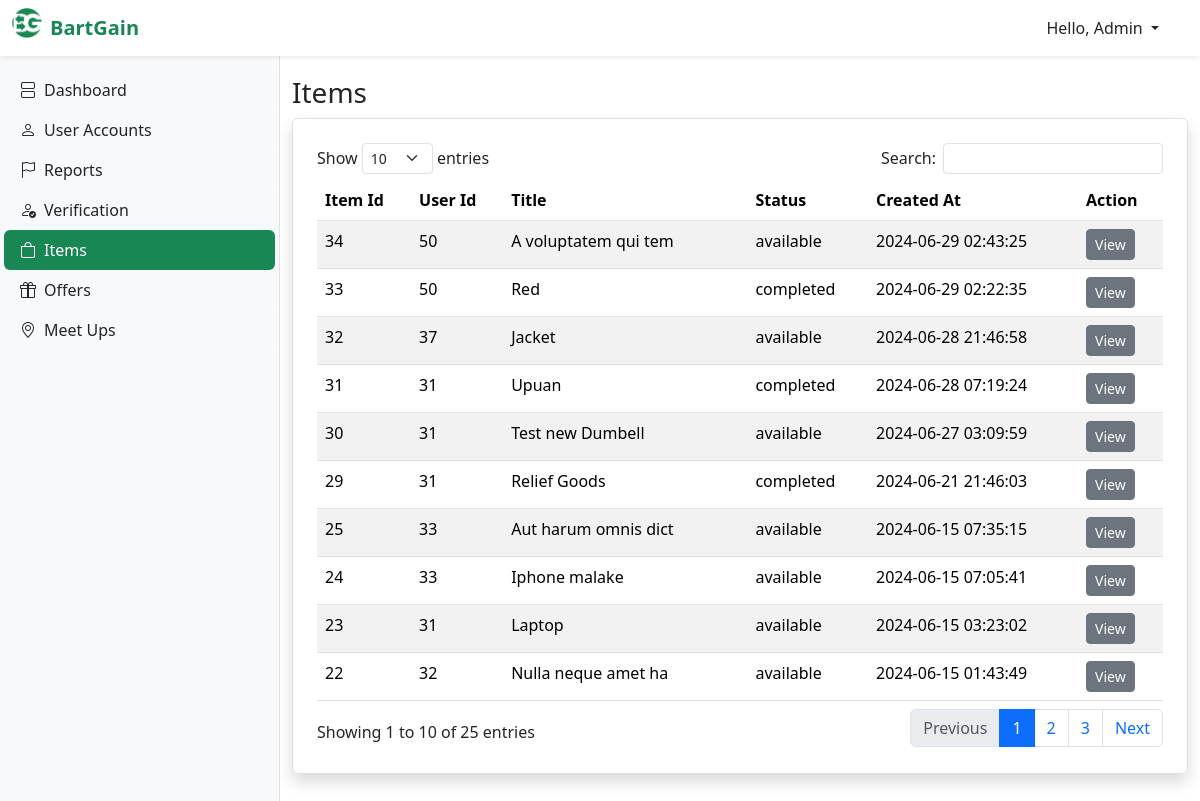
Screenshot of /admin/items.php with the database file from the repository.
### tables this page shows
CREATE TABLE `items` (
  `item_id` int(11) NOT NULL,
  `item_random_id` varchar(255) DEFAULT NULL,
  `item_user_id` int(11) DEFAULT NULL,
  `item_title` varchar(255) NOT NULL,
  `item_url_picture` varchar(255) DEFAULT NULL,
  `item_category` varchar(100) DEFAULT NULL,
  `item_swap_option` enum('Swap','Donation') NOT NULL,
  `item_condition` varchar(50) DEFAULT NULL,
  `item_description` text DEFAULT NULL,
  `item_address_posted` varchar(255) DEFAULT NULL,
  `item_preferred_meet_up` varchar(255) DEFAULT NULL,
  `item_status` varchar(50) DEFAULT 'available',
  `item_created_at` timestamp NOT NULL DEFAULT current_timestamp()
);

### admin/items.php (the view, shortened to what this page needs)
<?php
  require_once '../dbcon.php';
?>
<!DOCTYPE html>
<html lang="en">
<head>
  <?php
    include("layout/top-link.php");
  ?>
</head>
<body>
  <?php
    include("layout/navbar.php");
  ?>
  <?php
    include("layout/sidebar.php");
  ?>
  <main class="main-content pt-3">
    <div class="container main-title mb-5">
      <h3 >Items</h3>
      <div class="table-responsive border p-4 border shadow rounded">
        <table id="myTable" class="w-100 table table-striped">
          <thead>
            <th>Item Id</th>
            <th>User Id</th>
            <th>Title</th>
            <th>Status</th>
            <th>Created At</th>
            <th>Action</th>
          </thead>
          <tbody>
            <?php
              $query = "SELECT * FROM items ORDER BY item_id DESC";
              $stmt = $conn->query($query);
              $stmt->setFetchMode(PDO::FETCH_OBJ);
              $result = $stmt->fetchAll();
              foreach ($result as $row) {
                ?>
                <tr>
                  <td><?= $row->item_id ?></td>
                  <td><?= $row->item_user_id ?></td>
                  <td><?= $row->item_title ?></td>
                  <td><?= $row->item_status ?></td>
                  <td><?= $row->item_created_at ?></td>
                  <td>
                    <form action="view-item-information.php" method="post">
                      <button class="btn btn-sm btn-secondary">View</button>
                    </form>
                  </td>
                </tr>
                <?php
              }
            ?>
          </tbody>
        </table>
      </div>
    </div>
  </main>
</body>
</html>

### admin/layout/style.php (style rules this page uses)
.main-content { padding-left: 280px; }
.main-title { margin-top: 60px !important; }

### rows the page displays
items: item_id "34", item_user "50", item_title "A voluptatem qui tem", item_status "available", item_created_at "2024-06-29 02:43:25"
items: item_id "33", item_user "50", item_title "Red", item_status "completed", item_created_at "2024-06-29 02:22:35"
items: item_id "32", item_user "37", item_title "Jacket", item_status "available", item_created_at "2024-06-28 21:46:58"
items: item_id "31", item_user "31", item_title "Upuan", item_status "completed", item_created_at "2024-06-28 07:19:24"
items: item_id "30", item_user "31", item_title "Test new Dumbell", item_status "available", item_created_at "2024-06-27 03:09:59"
items: item_id "29", item_user "31", item_title "Relief Goods", item_status "completed", item_created_at "2024-06-21 21:46:03"
items: item_id "25", item_user "33", item_title "Aut harum omnis dict", item_status "available", item_created_at "2024-06-15 07:35:15"
items: item_id "24", item_user "33", item_title "Iphone malake", item_status "available", item_created_at "2024-06-15 07:05:41"
items: item_id "23", item_user "31", item_title "Laptop", item_status "available", item_created_at "2024-06-15 03:23:02"
items: item_id "22", item_user "32", item_title "Nulla neque amet ha", item_status "available", item_created_at "2024-06-15 01:43:49"
